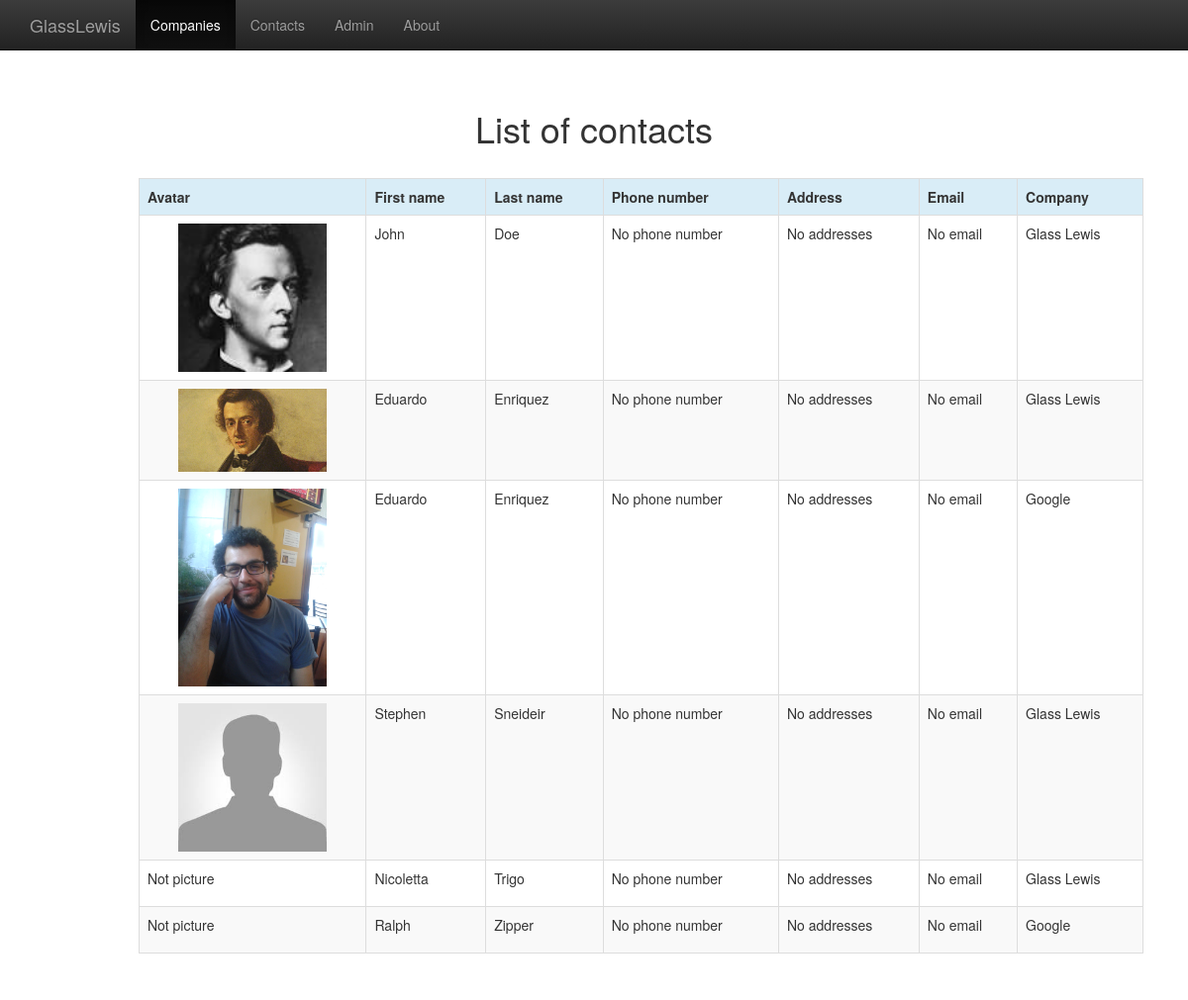
Before: /contact with the older database file.
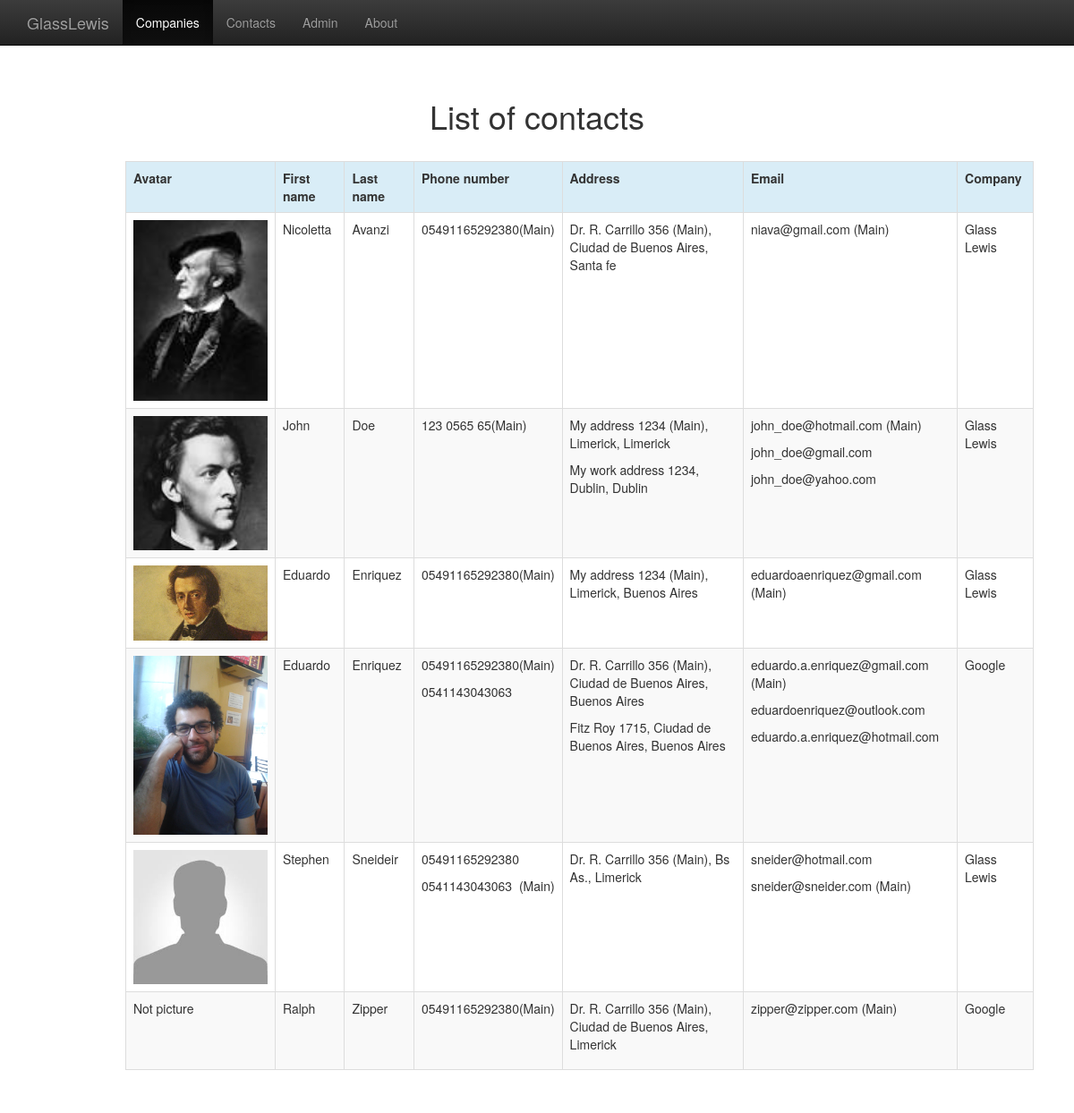
After: the same page with the newer database file.
### contacts/models.py (models this page shows, shortened)
class Contact(models.Model):
    company = models.ForeignKey(
        Company,
        related_name="company",
    )
    first_name = models.CharField(max_length=200)
    last_name = models.CharField(max_length=200)
    avatar = models.ImageField(
        upload_to=get_image_path,
        blank=True,
        null=True
    )
    @property
    def addresses(self):
        address = Address.objects.filter(contact=self)
        if address.exists():
            return address
    @property
    def phones(self):
        phones = Phone.objects.values("phone_number", "main").filter(
            contact=self,
        )
        if phones.exists():
            return phones
    @property
    def emails(self):
        email = Email.objects.values("email", "main").filter(contact=self)
        if email.exists():
            return email
    class Meta:
        verbose_name = ("Contact")
        verbose_name_plural = ("Contacts")
        ordering = ("last_name", )

class Company(models.Model):
    name = models.CharField(
        max_length=100,
        verbose_name=("name"),
        help_text=("Name of the company")
    )
    address_line1 = models.CharField(
        ('Address 1'),
        max_length=100,
        blank=True
    )
    address_line2 = models.CharField(
        ('Address 2'),
        max_length=100,
        blank=True
    )
    phone_number = models.CharField(
        max_length=70,
        blank=True
    )
    homepage = models.TextField(
        validators=[URLValidator()]
    )
    class Meta:
        verbose_name = ("Company")
        verbose_name_plural = ("Companies")
        ordering = ("name", )
    def __unicode__(self):
        return "%s" % (self.name)

class Address(models.Model):
    contact = models.ForeignKey(Contact)
    address_type = models.CharField(
        max_length=10,
    )
    address = models.CharField(
        max_length=255,
    )
    city = models.CharField(
        max_length=255,
    )
    state = models.CharField(
        max_length=20,
    )
    postal_code = models.CharField(
        max_length=20,
    )
    main = models.BooleanField(default=False)
    class Meta:
        verbose_name = ("Address")
        verbose_name_plural = ("Addresses")

class Email(models.Model):
    contact = models.ForeignKey(Contact)
    email = models.EmailField(unique=True)
    main = models.BooleanField(default=False)
    class Meta:
        verbose_name = ("Email")
        verbose_name_plural = ("Emails")

### contacts/views.py (the view)
# urls.py: url(r'^contact$', views.contacts),
def contacts(request):
    contacts = Contact.objects.all().order_by('last_name')
    return render(
        request,
        'contacts/contact_list.html',
        {'contacts': contacts}
    )

### contacts/templates/contacts/contact_list.html
{% extends 'contacts/base.html' %}
{% block content %}
<h1>List of contacts</h1>
<br>
  <div class="row">
    <div class="col-md-1"></div>
    <div class="col-md-11">
        <div class="table-responsive">
        <table class="table table-striped table-bordered">
           <tr>
             <th class="info">Avatar</th>
             <th class="info">First name</th>
             <th class="info">Last name</th>
             <th class="info">Phone number</th>
             <th class="info">Address</th>
             <th class="info">Email</th>
             <th class="info">Company</th>
          </tr>
          {% for contact in contacts %}
          <tr>
              <td>
                {% if contact.avatar %}<img width="150" src="{{ contact.avatar.url }}" />
                {% elif not contact.avatar %}<p class="text-left"> Not picture</p>
                {% endif %}
              </td>
            <td><p class="text-left">{{ contact.first_name }}</p></td>
            <td><p class="text-left">{{ contact.last_name }}</p></td>
            <td>
            {% if contact.phones %}
              <table>
                  {% for phone in contact.phones %}
                  <tr>
                    <td><p class="text-left">{{ phone.phone_number }}</p></td>
                    <td><p class="text-left">{% if phone.main %} (Main){% endif %}</p></td>
                  </tr>
                  {% endfor %}
              </table>
            {% else %}
              <p class="text-left"> No phone number</p>
            {% endif %}
            </td>
            <td>
            {% if contact.addresses %}
              <table>
                  {% for address in contact.addresses %}
                  <tr>
                    <td><p class="text-left">{{ address.address }}{% if address.main %} (Main){% endif %}, {{ address.city }}, {{ address.state }}</p></td>
                  </tr>
                  {% endfor %}
              </table>
            {% else %}
              <p class="text-left"> No addresses </p>
            {% endif %}
            </td>
            <td>
            {% if contact.emails %}
              <table>
                  {% for email in contact.emails %}
                  <tr>
                    <td><p class="text-left">{{ email.email }}{% if email.main %} (Main){% endif %}</p></td>
                  </tr>
                  {% endfor %}
              </table>
            {% else %}
              <p class="text-left"> No email</p>
            {% endif %}
            </td>
            <td><p class="text-left">{{ contact.company }}</p></td>
          </tr>
          {% endfor %}
        </table>
        </div>
    </div>
  </div>
  <br>
{% endblock content %}

### contacts/templates/contacts/base.html (shortened to what this page needs)
{% load staticfiles %}
<!DOCTYPE html>
<html lang="en">
  <head>
    <link rel="stylesheet" href="//maxcdn.bootstrapcdn.com/bootstrap/3.2.0/css/bootstrap.min.css">
    <link rel="stylesheet" href="//maxcdn.bootstrapcdn.com/bootstrap/3.2.0/css/bootstrap-theme.min.css">
    <link href="{% static 'css/ie10-viewport-bug-workaround.css' %}" rel="stylesheet">
    <link href="{% static 'css/starter-template.css' %}" rel="stylesheet">
  </head>
  <body>
    <nav class="navbar navbar-inverse navbar-fixed-top">
      <div class="container">
        <div class="navbar-header">
          <a class="navbar-brand" href="/companies">GlassLewis</a>
        </div>
        <div id="navbar" class="collapse navbar-collapse">
          <ul class="nav navbar-nav">
            <li class="active"><a href="/companies">Companies</a></li>
            <li><a href="/contacts">Contacts</a></li>
            <li><a href="/admin">Admin</a></li>
            <li><a href="/about">About</a></li>
          </ul>
        </div>
      </div>
    </nav>
    <div class="container">
      <div class="starter-template">
                {% block content %}
                {% endblock %}
      </div>
    </div>
  </body>
</html>

### contacts/static/css/starter-template.css (style rules this page uses)
body { padding-top: 50px; }
.starter-template { padding: 40px 15px; text-align: center; }

Changed rows visible on the page:
changed Contact "Nicoletta": avatar: picture added; last_name "Trigo" → "Avanzi"; no longer shows "Not picture"; no longer shows "No phone number No addresses No email"; moves up the list
added Address: address "Dr. R. Carrillo 356", main "(Main)", city "Ciudad de Buenos Aires", state "Santa fe", shown under Contact "Nicoletta"
added Email: email "niava@gmail.com", shows "(Main)", shown under Contact "Nicoletta"
shown differently, row unchanged: Contact "John": no longer shows "No phone number No addresses No email"
added Address: address "My address 1234", main "(Main)", city "Limerick", state "Limerick", shown under Contact "John"
added Address: address "My work address 1234", city "Dublin", state "Dublin", shown under Contact "John"
added Email: email "john_doe@hotmail.com", shows "(Main)", shown under Contact "John"
added Email: email "john_doe@gmail.com", shown under Contact "John"
added Email: email "john_doe@yahoo.com", shown under Contact "John"
shown differently, row unchanged: Contact (number 3 of 6 on the later page): no longer shows "No phone number No addresses No email"
added Address: address "My address 1234", main "(Main)", city "Limerick", state "Buenos Aires", shown under Contact (number 3 of 6 on the later page)
added Email: email "eduardoaenriquez@gmail.com", shows "(Main)", shown under Contact (number 3 of 6 on the later page)
shown differently, row unchanged: Contact (number 4 of 6 on the later page): no longer shows "No phone number No addresses No email"
added Address: address "Dr. R. Carrillo 356", main "(Main)", city "Ciudad de Buenos Aires", state "Buenos Aires", shown under Contact (number 4 of 6 on the later page)
added Address: address "Fitz Roy 1715", city "Ciudad de Buenos Aires", state "Buenos Aires", shown under Contact (number 4 of 6 on the later page)
added Email: email "eduardo.a.enriquez@gmail.com", shows "(Main)", shown under Contact (number 4 of 6 on the later page)
added Email: email "eduardoenriquez@outlook.com", shown under Contact (number 4 of 6 on the later page)
added Email: email "eduardo.a.enriquez@hotmail.com", shown under Contact (number 4 of 6 on the later page)
shown differently, row unchanged: Contact "Stephen": no longer shows "No phone number No addresses No email"
added Address: address "Dr. R. Carrillo 356", main "(Main)", city "Bs As.", state "Limerick", shown under Contact "Stephen"
added Email: email "sneider@hotmail.com", shown under Contact "Stephen"
added Email: email "sneider@sneider.com", shows "(Main)", shown under Contact "Stephen"
shown differently, row unchanged: Contact "Ralph": no longer shows "No phone number No addresses No email"
added Address: address "Dr. R. Carrillo 356", main "(Main)", city "Ciudad de Buenos Aires", state "Limerick", shown under Contact "Ralph"
added Email: email "zipper@zipper.com", shows "(Main)", shown under Contact "Ralph"
Other visible differences:
new list line: "05491165292380 (Main)"
new list line: "123 0565 65 (Main)"
new list line: "0541143043063"
new list line: "05491165292380"
new list line: "0541143043063 (Main)"
